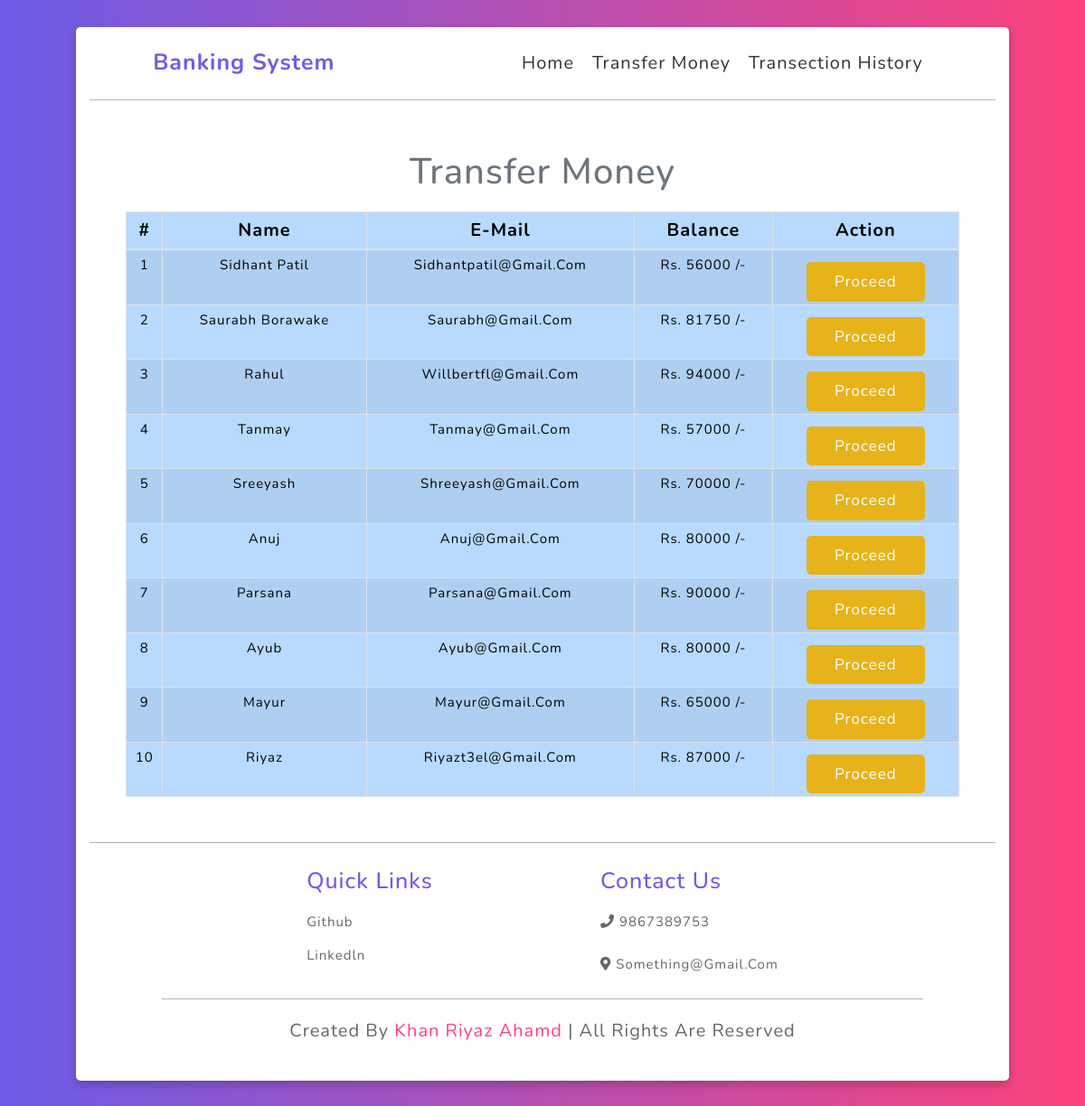
The page /transection.php on the database its author committed.
### tables this page shows
CREATE TABLE `users` (
  `id` int(3) NOT NULL,
  `name` text NOT NULL,
  `email` varchar(30) NOT NULL,
  `gender` varchar(155) NOT NULL,
  `balance` int(8) NOT NULL
);

### transection.php (the view)
<?php
include "navbar.php";
?>
<?php
    include 'config.php';
    $sql = "SELECT * FROM users";
    $result = mysqli_query($conn, $sql);
    ?>
    <div class="container"  style = "padding:4rem ; box-shadow:none">
        <h2 class="text-center pt-4" style="color : #6c757d;">Transfer Money</h2>
        <br>
        <div class="row">
            <div class="col">
                <div class="table-responsive-sm">
                    <table class="table table-hover table-sm table-striped table-condensed table-bordered table-primary" style="font-size:1.5rem; border-color:black;">
                        <thead style="color : black; font-size:2rem">
                            <tr>
                                <th scope="col" class="text-center py-2">#</th>
                                <th scope="col" class="text-center py-2">Name</th>
                                <th scope="col" class="text-center py-2">E-Mail</th>
                                <th scope="col" class="text-center py-2">Balance</th>
                                <th scope="col" class="text-center py-2">Action</th>
                            </tr>
                        </thead>
                        <tbody>
                            <?php
                            $cnt = 1;
                            while ($rows = mysqli_fetch_assoc($result)) {
                            ?>
                                <tr style="color : black;">
                                    <td class="py-2" ><?php echo $cnt;; ?></td>
                                    <td class="py-2"><?php echo $rows['name'] ?></td>
                                    <td class="py-2"><?php echo $rows['email'] ?></td>
                                    <td class="py-2">Rs. <?php echo $rows['balance'] ?> /-</td>
                                    <td><a href="selecteduserdetail.php?id= <?php echo $rows['id']; ?>"> <button type="button" class="btn" style="background-color : #e6b31a;" style="border-radius:0%;">Proceed</button></a></td>
                                </tr>
                            <?php
                                $cnt = $cnt + 1;
                            }
                            ?>
                        </tbody>
                    </table>
                </div>
            </div>
        </div>
    </div>
<?php
include "footer.php";
?>

### navbar.php (shortened to what this page needs)
<!DOCTYPE html>
<html lang="en">
  <head>
    <link rel="stylesheet" href="https://maxcdn.bootstrapcdn.com/bootstrap/4.0.0/css/bootstrap.min.css">
    <link
      rel="stylesheet"
      href="https://cdnjs.cloudflare.com/ajax/libs/font-awesome/5.15.3/css/all.min.css"
    />
    <link rel="stylesheet" type="text/css" href="css/table.css">
    <link rel="stylesheet" href="./css/style.css" />
  </head>
  <body>
    <div class="container ">
      <header>
        <a href="#" class="logo" style="text-decoration: none;">Banking System</a>
        <nav class="navbar">
          <a href="./index.php" >Home</a>
          <a href="./transection.php" >Transfer Money</a>
          <a href="./transectionHistory.php" >Transection History</a>
        </nav>
      </header>

### footer.php (shortened to what this page needs)
      <section class="footer">
        <div class="box-container">
          <div class="box">
            <h3>quick links</h3>
            <a href="">github</a>
            <a href="">linkedln</a>
          </div>
          <div class="box">
            <h3>Contact Us</h3>
            <p><i class="fas fa-phone"></i>9867389753</p>
            <p><i class="fas fa-map-marker-alt"></i>something@gmail.com</p>
          </div>
        </div>
        <div class="credit">created by <span>khan riyaz Ahamd </span> | all rights are reserved</div>
      </section>
    </div>
  </body>
</html>

### css/table.css (style rules this page uses)
* { padding: 0; margin: 0; box-sizing: border-box; font-family: sans-serif; }
h2 { font-size: 40px; }
table { letter-spacing: 1.2px; }
td { text-align: center; }
button { border: none; background: #d9d9d9; transition: 1s; }
@media only screen and (orientation: portrait) { * { letter-spacing: 1px; } }

### css/style.css (style rules this page uses)
:root { --violet: #6c5ce7; --pink: #fc427b; --gradient: linear-gradient(90deg, var(--violet), var(--pink)); }
* { font-family: "Nunito", sans-serif; margin: 0; padding: 0; box-sizing: border-box; outline: none; border: none; text-decoration: none; text-transform: capitalize; transition: all 0.2s ease-out; }
html { font-size: 62.5%; overflow-x: hidden; }
body { background: var(--gradient); padding: 3rem 7%; }
section { padding: 2rem 7%; }
.container { background: #fff; border-radius: 0.5rem; box-shadow: 0 0.5rem 1rem rgba(0, 0, 0, 0.2); }
.btn { display: inline-block; margin-top: 1rem; padding: 0.8rem 3rem; border-radius: 0.5rem; background: #333; color: #fff; cursor: pointer; font-size: 1.7rem; }
header { display: flex; align-items: center; justify-content: space-between; width: 100%; padding: 2rem 7%; border-bottom: 0.1rem solid rgba(0, 0, 0, 0.3); position: relative; z-index: 1000; }
header .logo { font-size: 2.5rem; color: var(--violet); font-weight: bold; }
header .navbar a { margin-left: 2rem; font-size: 2rem; color: #333; }
.footer { border-top: 0.1rem solid rgba(0, 0, 0, 0.3); }
.footer .box-container { display: flex; flex-wrap: wrap; justify-content: space-evenly; gap: 1.5rem; }
.footer .box-container { flex: 1 1 20rem; }
.footer .box-container .box h3 { font-size: 2.5rem; color: var(--violet); padding: 0.7rem 0; }
.footer .box-container .box p { font-size: 1.5rem; color: #666; padding: 0.7rem 0; }
.footer .box-container .box a { display: block; font-size: 1.5rem; color: #666; padding: 0.7rem 0; }
.footer .box-container .box p i { padding-right: 0.5rem; }
.footer .credit { font-size: 2rem; margin: 1rem; padding: 1rem; padding-top: 2rem; text-align: center; border-top: 0.1rem solid rgba(0, 0, 0, 0.3); color: #666; }
.footer .credit span { color: var(--pink); }

### rows shown on the page
users: name "Sidhant Patil", email "Sidhantpatil@gmail.com", balance "56000"
users: name "Saurabh Borawake", email "Saurabh@gmail.com", balance "81750"
users: name "Rahul", email "Willbertfl@gmail.com", balance "94000"
users: name "Tanmay", email "Tanmay@gmail.com", balance "57000"
users: name "Sreeyash", email "Shreeyash@gmail.com", balance "70000"
users: name "Anuj", email "Anuj@gmail.com", balance "80000"
users: name "Parsana", email "Parsana@gmail.com", balance "90000"
users: name "Ayub", email "Ayub@gmail.com", balance "80000"
users: name "Mayur", email "Mayur@gmail.com", balance "65000"
users: name "Riyaz", email "Riyazt3el@gmail.com", balance "87000"
